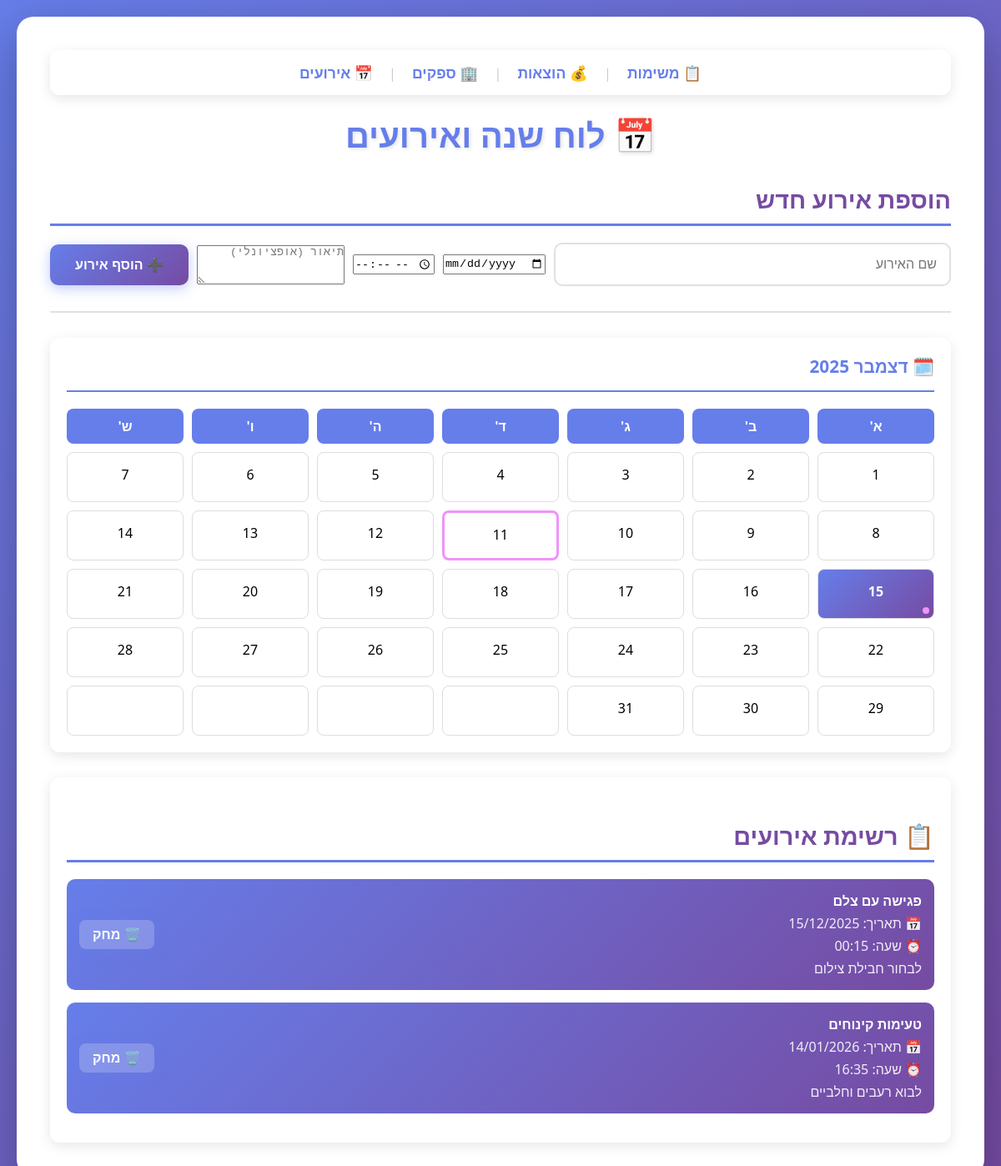
The app's page /events with its own data.
### tables this page shows
CREATE TABLE events (
        id INTEGER PRIMARY KEY AUTOINCREMENT,
        title TEXT NOT NULL,
        event_date DATE NOT NULL,
        event_time TIME,
        description TEXT,
        created_at TIMESTAMP DEFAULT CURRENT_TIMESTAMP
    );

### app.py (the view)
@app.route('/events')
def events():
    from datetime import datetime
    import calendar
    conn = sqlite3.connect('database.db')
    conn.row_factory = sqlite3.Row
    c = conn.cursor()
    c.execute('SELECT * FROM events ORDER BY event_date ASC')
    events_raw = c.fetchall()
    conn.close()
    events = []
    for event in events_raw:
        event_dict = dict(event)
        date_obj = datetime.strptime(event['event_date'], '%Y-%m-%d')
        event_dict['event_date'] = date_obj.strftime('%d/%m/%Y')
        if event['event_time']:
            event_dict['event_time'] = event['event_time'][:5]  # HH:MM only
        events.append(event_dict)
    now = datetime.now()
    year = now.year
    month = now.month
    month_names = {
        1: 'ינואר', 2: 'פברואר', 3: 'מרץ', 4: 'אפריל',
        5: 'מאי', 6: 'יוני', 7: 'יולי', 8: 'אוגוסט',
        9: 'ספטמבר', 10: 'אוקטובר', 11: 'נובמבר', 12: 'דצמבר'
    }
    month_name = month_names[month]
    cal = calendar.monthcalendar(year, month)
    calendar_days = []
    event_dates = set()
    for event in events_raw:
        event_date = datetime.strptime(event['event_date'], '%Y-%m-%d')
        if event_date.year == year and event_date.month == month:
            event_dates.add(event_date.day)
    for week in cal:
        for day in week:
            if day == 0:
                calendar_days.append({'day': '', 'has_event': False, 'is_today': False})
            else:
                is_today = (day == now.day and month == now.month and year == now.year)
                has_event = day in event_dates
                calendar_days.append({
                    'day': day,
                    'has_event': has_event,
                    'is_today': is_today
                })
    return render_template('events.html',
                         events=events,
                         calendar_days=calendar_days,
                         month_name=month_name,
                         year=year)

### templates/events.html (shortened to what this page needs)
<!DOCTYPE html>
<html lang="he">
<head>
    <link rel="stylesheet" href="{{ url_for('static', filename='css/style.css') }}">
</head>
<body>
    <div class="container">
        <nav style="background: rgba(255,255,255,0.95); padding: 15px; border-radius: 12px; margin-bottom: 20px; text-align: center; box-shadow: 0 4px 15px rgba(0,0,0,0.1);">
            <a href="/tasks" style="margin: 0 15px; font-size: 1.1rem; text-decoration: none; color: #667eea; transition: all 0.3s;">📋 משימות</a>
            <span style="color: #ccc;">|</span>
            <a href="/budget" style="margin: 0 15px; font-size: 1.1rem; text-decoration: none; color: #667eea; transition: all 0.3s;">💰 הוצאות</a>
            <span style="color: #ccc;">|</span>
            <a href="/suppliers" style="margin: 0 15px; font-size: 1.1rem; text-decoration: none; color: #667eea; transition: all 0.3s;">🏢 ספקים</a>
            <span style="color: #ccc;">|</span>
            <a href="/events" style="margin: 0 15px; font-size: 1.1rem; text-decoration: none; color: #667eea; font-weight: bold; transition: all 0.3s;">📅 אירועים</a>
        </nav>
        <h1>📅 לוח שנה ואירועים</h1>
        <h2>הוספת אירוע חדש</h2>
        <form action="/events/add" method="post">
            <input type="text" name="title" placeholder="שם האירוע" required>
<div style="display: flex; gap: 10px;">
    <input type="date" name="event_date" required style="flex: 1; direction: ltr;">
    <input type="time" name="event_time" style="flex: 1; direction: ltr;">
</div>
<textarea name="description" placeholder="תיאור (אופציונלי)" rows="3"></textarea>
            <button type="submit">➕ הוסף אירוע</button>
        </form>
        <hr>
        <div class="calendar">
            <div class="calendar-header">
                <h3>🗓️ {{ month_name }} {{ year }}</h3>
            </div>
            <div class="calendar-grid">
                <div class="calendar-day-header">א'</div>
                <div class="calendar-day-header">ב'</div>
                <div class="calendar-day-header">ג'</div>
                <div class="calendar-day-header">ד'</div>
                <div class="calendar-day-header">ה'</div>
                <div class="calendar-day-header">ו'</div>
                <div class="calendar-day-header">ש'</div>
                {% for day in calendar_days %}
                    <div class="calendar-day {% if day.has_event %}has-event{% endif %} {% if day.is_today %}today{% endif %}">
                        {{ day.day }}
                        {% if day.has_event %}
                        <div class="event-indicator"></div>
                        {% endif %}
                    </div>
                {% endfor %}
            </div>
        </div>
        <div class="events-list">
            <h2>📋 רשימת אירועים</h2>
            {% if events %}
                {% for event in events %}
                <div class="event-item">
                    <div class="event-info">
                        <h4>{{ event.title }}</h4>
<p style="margin: 5px 0;">📅 תאריך: {{ event.event_date }}</p>
{% if event.event_time %}
<p style="margin: 5px 0;">⏰ שעה: <span style="unicode-bidi: embed; direction: ltr;">{{ event.event_time }}</span></p>
{% endif %}
                        {% if event.description %}
                        <p>{{ event.description }}</p>
                        {% endif %}
                    </div>
                    <form action="/events/delete/{{ event.id }}" method="post" style="display: inline;">
                        <button type="submit" style="background: rgba(255,255,255,0.2); border: none; padding: 8px 16px; border-radius: 8px; cursor: pointer; color: white;">🗑️ מחק</button>
                    </form>
                </div>
                {% endfor %}
            {% else %}
                <div class="empty-message">
                    <p>📭 אין אירועים עדיין. הוסף אירוע ראשון!</p>
                </div>
            {% endif %}
        </div>
    </div>
</body>
</html>

### static/css/style.css (style rules this page uses)
* { margin: 0; padding: 0; box-sizing: border-box; }
body { font-family: 'Segoe UI', Tahoma, Geneva, Verdana, sans-serif; background: linear-gradient(135deg, #667eea 0%, #764ba2 100%); min-height: 100vh; padding: 20px; direction: rtl; }
.container { max-width: 1200px; margin: 0 auto; background: white; padding: 40px; border-radius: 20px; box-shadow: 0 20px 60px rgba(0, 0, 0, 0.3); animation: fadeIn 0.5s ease-in; }
h1 { color: #667eea; text-align: center; margin-bottom: 30px; font-size: 2.5rem; text-shadow: 2px 2px 4px rgba(0, 0, 0, 0.1); }
h2 { color: #764ba2; margin: 30px 0 20px 0; padding-bottom: 10px; border-bottom: 3px solid #667eea; font-size: 1.8rem; }
h3 { color: #667eea; margin: 20px 0 15px 0; font-size: 1.3rem; }
hr { border: none; border-top: 2px solid #e0e0e0; margin: 30px 0; }
form { margin: 20px 0; display: flex; gap: 10px; flex-wrap: wrap; align-items: center; }
input[type="text"], input[type="number"], select { flex: 1; min-width: 200px; padding: 15px; border: 2px solid #e0e0e0; border-radius: 10px; font-size: 1rem; transition: all 0.3s; }
button { padding: 15px 30px; background: linear-gradient(135deg, #667eea 0%, #764ba2 100%); color: white; border: none; border-radius: 10px; font-size: 1rem; font-weight: bold; cursor: pointer; transition: all 0.3s; box-shadow: 0 4px 15px rgba(102, 126, 234, 0.4); }
a { color: #667eea; text-decoration: none; font-weight: bold; transition: all 0.3s; }

### templates/events.html (style rules this page uses)
.calendar { background: white; border-radius: 12px; padding: 20px; margin-bottom: 30px; box-shadow: 0 4px 15px rgba(0,0,0,0.1); }
.calendar-header { display: flex; justify-content: space-between; align-items: center; margin-bottom: 20px; padding-bottom: 15px; border-bottom: 2px solid #667eea; }
.calendar-header h3 { margin: 0; color: #667eea; }
.calendar-grid { display: grid; grid-template-columns: repeat(7, 1fr); gap: 10px; margin-top: 20px; }
.calendar-day-header { text-align: center; font-weight: bold; padding: 10px; background: #667eea; color: white; border-radius: 8px; }
.calendar-day { text-align: center; padding: 15px; border: 1px solid #ddd; border-radius: 8px; min-height: 60px; background: white; position: relative; }
.calendar-day.has-event { background: linear-gradient(135deg, #667eea 0%, #764ba2 100%); color: white; font-weight: bold; }
.calendar-day.today { border: 3px solid #f093fb; }
.event-indicator { position: absolute; bottom: 5px; right: 5px; width: 8px; height: 8px; background: #f093fb; border-radius: 50%; }
.events-list { background: white; border-radius: 12px; padding: 20px; box-shadow: 0 4px 15px rgba(0,0,0,0.1); }
.event-item { background: linear-gradient(135deg, #667eea 0%, #764ba2 100%); color: white; padding: 15px; border-radius: 10px; margin-bottom: 15px; display: flex; justify-content: space-between; align-items: center; }
.event-info h4 { margin: 0 0 5px 0; }
.event-info p { margin: 0; opacity: 0.9; }

### records on screen
events: title "פגישה עם צלם", event_date "15/12/2025", event_time "00:15", description "לבחור חבילת צילום"
events: title "טעימות קינוחים", event_date "14/01/2026", event_time "16:35", description "לבוא רעבים וחלביים"

### other values on screen
{{ month_name }} "דצמבר"
{{ day.day }} "1" "2" "3" "4" "5" "6" "7" "8" "9" "10" "11" "12" "13" "14" "15" "16" "17" "18" "19" "20" "21" "22" "23" "24" "25" "26" "27" "28" "29" "30" "31"
